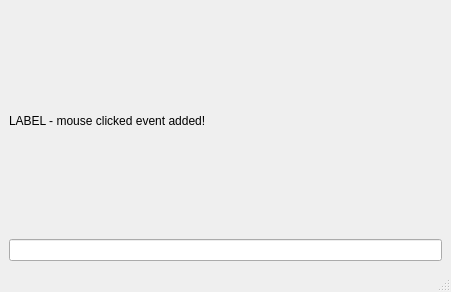
<?xml version="1.0" encoding="UTF-8"?>
<ui version="4.0">
 <class>MainWindow</class>
 <widget class="QMainWindow" name="MainWindow">
  <property name="geometry">
   <rect>
    <x>0</x>
    <y>0</y>
    <width>451</width>
    <height>292</height>
   </rect>
  </property>
  <property name="windowTitle">
   <string>MainWindow</string>
  </property>
  <widget class="QWidget" name="centralwidget">
   <layout class="QGridLayout" name="gridLayout">
    <item row="0" column="0">
     <layout class="QVBoxLayout" name="verticalLayout">
      <item>
       <widget class="QLabel" name="label">
        <property name="text">
         <string>LABEL - mouse clicked event added!</string>
        </property>
       </widget>
      </item>
      <item>
       <widget class="QLineEdit" name="lineEdit"/>
      </item>
     </layout>
    </item>
   </layout>
  </widget>
  <widget class="QMenuBar" name="menubar">
   <property name="geometry">
    <rect>
     <x>0</x>
     <y>0</y>
     <width>451</width>
     <height>22</height>
    </rect>
   </property>
  </widget>
  <widget class="QStatusBar" name="statusbar"/>
 </widget>
 <resources/>
 <connections/>
</ui>
